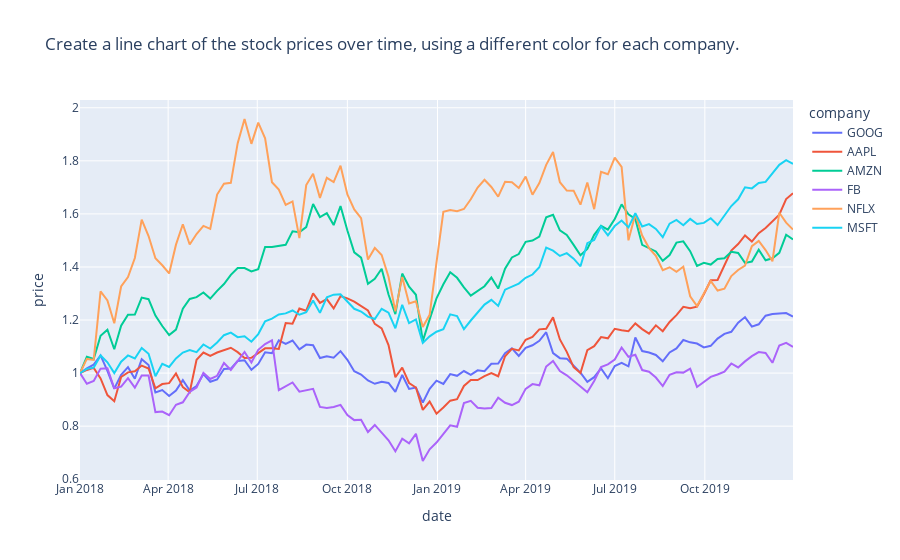

Source (notebook cell):
### Markdown cell above
Now that the agent has prepared the data, let's ask it to create the final visualization.

### Code cell
prompt = "Create a line chart of the stock prices over time, using a different color for each company."
plot = plot_data(prompt, long_df, on_event=display_action)
display(plot)
